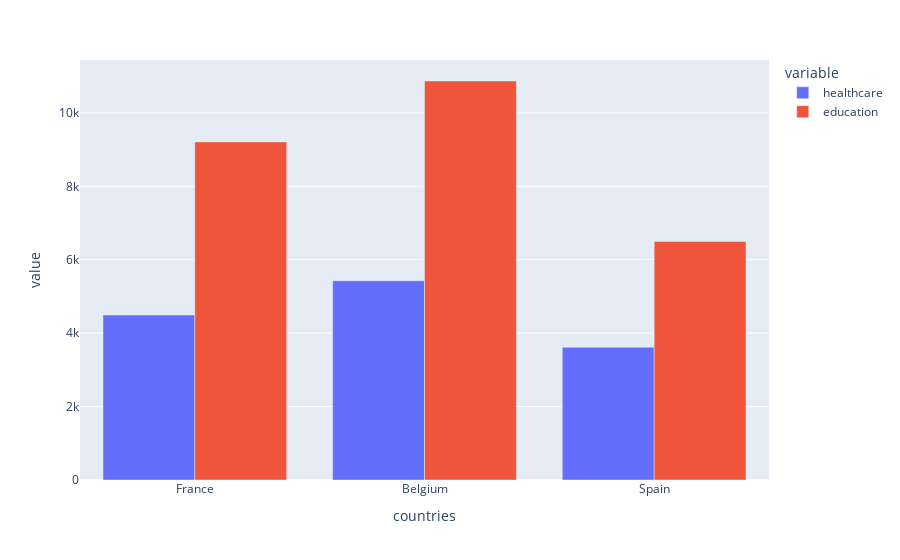

The notebook cell this image was saved under:
### Code cell
# по оси x разместим страны, по оси y - признаки
# параметр barmode = 'group' указывает,
# что столбцы образования и здравоохранения нужно разместить рядом,
# а не внутри одного столбца (stacked)
px.bar(csect, x="countries", y=["healthcare", "education"], barmode="group")

### Figure 1 — Plotly figure (JSON) as saved in the notebook; plotly's stock layout.template omitted (floating-point values rounded to 4 significant figures)
{"data": [{"alignmentgroup": "True", "hovertemplate": "variable=healthcare<br>countries=%{x}<br>value=%{y}<extra></extra>", "legendgroup": "healthcare", "marker": {"color": "#636efa", "pattern": {"shape": ""}}, "name": "healthcare", "offsetgroup": "healthcare", "orientation": "v", "showlegend": true, "textposition": "auto", "type": "bar", "x": ["France", "Belgium", "Spain"], "xaxis": "x", "y": [4492, 5428, 3616], "yaxis": "y"}, {"alignmentgroup": "True", "hovertemplate": "variable=education<br>countries=%{x}<br>value=%{y}<extra></extra>", "legendgroup": "education", "marker": {"color": "#EF553B", "pattern": {"shape": ""}}, "name": "education", "offsetgroup": "education", "orientation": "v", "showlegend": true, "textposition": "auto", "type": "bar", "x": ["France", "Belgium", "Spain"], "xaxis": "x", "y": [9210, 10869, 6498], "yaxis": "y"}], "layout": {"barmode": "group", "legend": {"title": {"text": "variable"}, "tracegroupgap": 0}, "margin": {"t": 60}, "xaxis": {"anchor": "y", "domain": [0, 1], "title": {"text": "countries"}}, "yaxis": {"anchor": "x", "domain": [0, 1], "title": {"text": "value"}}}}
